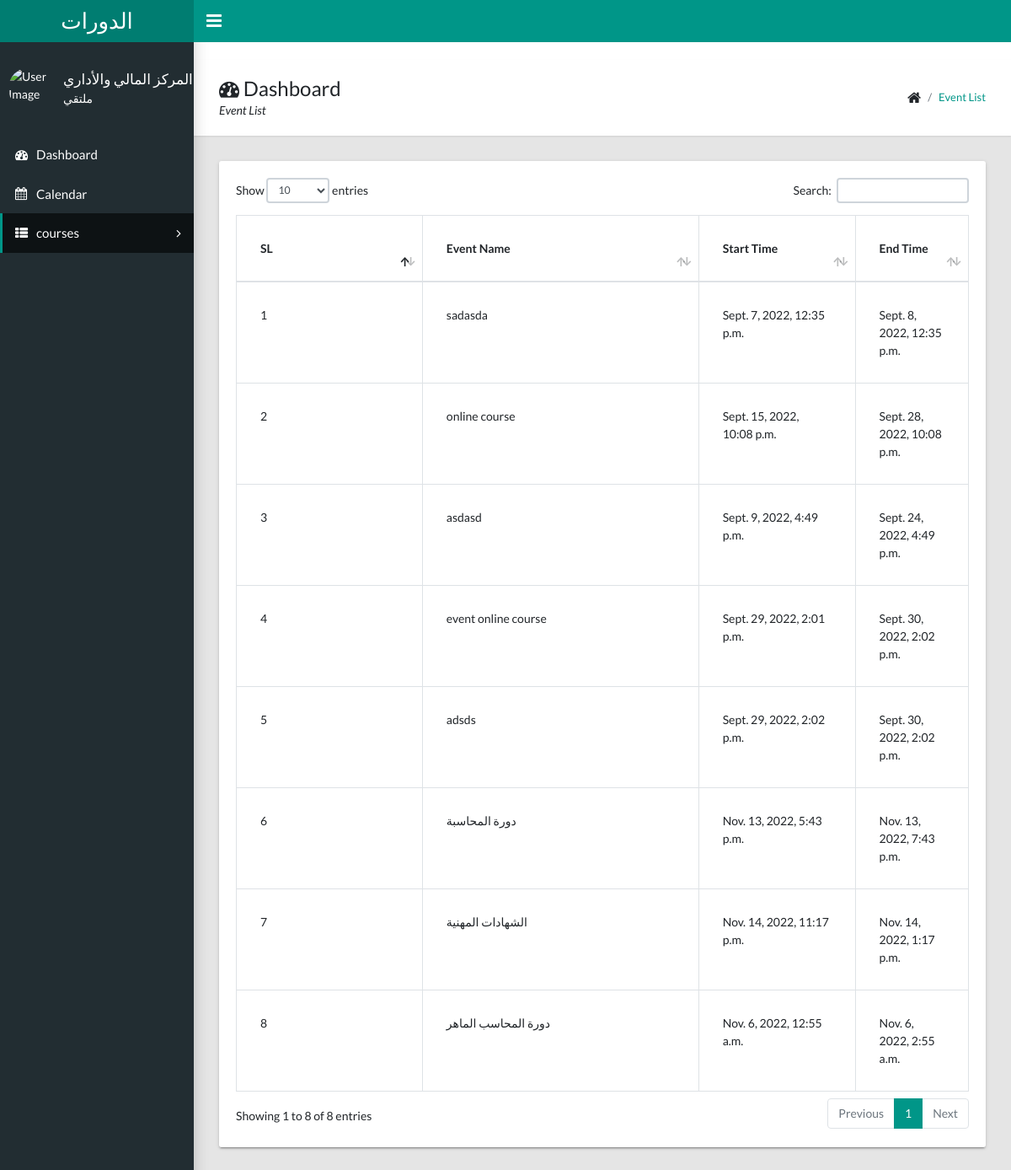
Screenshot of /all-event-list/ (signed in) with the database file from the repository.
### calendarapp/models/event.py (models this page shows, shortened)
class Event(EventAbstract):
    user = models.ForeignKey(User, on_delete=models.CASCADE, related_name="events")
    title = models.CharField(max_length=200, unique=True)
    description = models.TextField()
    start_time = models.DateTimeField()
    end_time = models.DateTimeField()
    objects = EventManager()

### calendarapp/views/event_list.py (the view)
# urls.py: path("all-event-list/", views.AllEventsListView.as_view(), name="all_events"),
class AllEventsListView(ListView):
    template_name = "calendarapp/events_list.html"
    model = Event
    def get_queryset(self):
        return Event.objects.get_all_events(user=self.request.user)

### calendarapp/models/event.py (called while the page is built)
    def get_all_events(self, user):
        events = Event.objects.filter(user=user, is_active=True, is_deleted=False)
        return events

### templates/calendarapp/events_list.html (shortened to what this page needs)
{% extends 'base/base.html' %}
{% load static %}
{% block breadcrumb %}
    <div>
        <h1><i class="fa fa-dashboard"></i> Dashboard</h1>
        <p>Event List</p>
    </div>
    <ul class="app-breadcrumb breadcrumb">
        <li class="breadcrumb-item"><i class="fa fa-home fa-lg"></i></li>
        <li class="breadcrumb-item"><a href="#">Event List</a></li>
    </ul>
{% endblock breadcrumb %}
{% block content %}
<div class="row">
    <div class="col-md-12">
        <div class="tile">
            <div class="tile-body">
                <div class="table-responsive">
                    <div id="sampleTable_wrapper" class="dataTables_wrapper container-fluid dt-bootstrap4 no-footer">
                        <div class="row">
                            <div class="col-sm-12">
                                <table class="table table-hover table-bordered dataTable no-footer" id="sampleTable" role="grid" aria-describedby="sampleTable_info">
                                    <thead>
                                        <tr role="row">
                                            <th class="sorting_asc" tabindex="0" aria-controls="sampleTable" rowspan="1" colspan="1" aria-sort="ascending" aria-label="Name: activate to sort column descending" style="width: 261.641px;">SL</th>
                                            <th class="sorting" tabindex="0" aria-controls="sampleTable" rowspan="1" colspan="1" aria-label="Position: activate to sort column ascending" style="width: 417.312px;">Event Name</th>
                                            <th class="sorting" tabindex="0" aria-controls="sampleTable" rowspan="1" colspan="1" aria-label="Office: activate to sort column ascending" style="width: 189.281px;">Start Time</th>
                                            <th class="sorting" tabindex="0" aria-controls="sampleTable" rowspan="1" colspan="1" aria-label="Age: activate to sort column ascending" style="width: 102.141px;">End Time</th>
                                        </tr>
                                    </thead>
                                    <tbody>
                                        {% for event in object_list %}
                                            <tr role="row" class="odd">
                                                <td class="sorting_1">{{ forloop.counter }}</td>
                                                <td>{{ event.title }}</td>
                                                <td>{{ event.start_time }}</td>
                                                <td>{{ event.end_time }}</td>
                                            </tr>
                                        {% endfor %}
                                    </tbody>
                                </table>
                            </div>
                        </div>
                    </div>
                </div>
            </div>
        </div>
    </div>
</div>
{% endblock content %}

### rows the page displays
Event: title "sadasda", start_time "Sept. 7, 2022, 12:35 p.m.", end_time "Sept. 8, 2022, 12:35 p.m."
Event: title "online course", start_time "Sept. 15, 2022, 10:08 p.m.", end_time "Sept. 28, 2022, 10:08 p.m."
Event: title "asdasd", start_time "Sept. 9, 2022, 4:49 p.m.", end_time "Sept. 24, 2022, 4:49 p.m."
Event: title "event online course", start_time "Sept. 29, 2022, 2:01 p.m.", end_time "Sept. 30, 2022, 2:02 p.m."
Event: title "adsds", start_time "Sept. 29, 2022, 2:02 p.m.", end_time "Sept. 30, 2022, 2:02 p.m."
Event: title "دورة المحاسبة", start_time "Nov. 13, 2022, 5:43 p.m.", end_time "Nov. 13, 2022, 7:43 p.m."
Event: title "الشهادات المهنية", start_time "Nov. 14, 2022, 11:17 p.m.", end_time "Nov. 14, 2022, 1:17 p.m."
Event: title "دورة المحاسب الماهر", start_time "Nov. 6, 2022, 12:55 a.m.", end_time "Nov. 6, 2022, 2:55 a.m."
